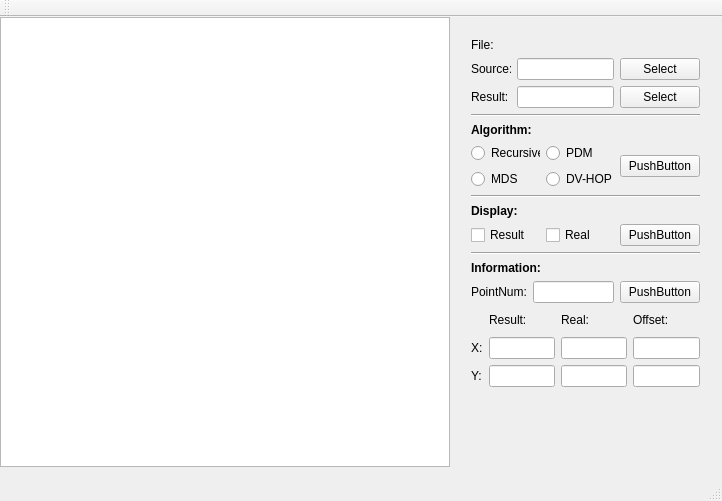
<?xml version="1.0" encoding="UTF-8"?>
<ui version="4.0">
 <class>MainWindow</class>
 <widget class="QMainWindow" name="MainWindow">
  <property name="geometry">
   <rect>
    <x>0</x>
    <y>0</y>
    <width>722</width>
    <height>501</height>
   </rect>
  </property>
  <property name="windowTitle">
   <string>MainWindow</string>
  </property>
  <property name="styleSheet">
   <string notr="true">font: 9pt &quot;Segoe UI&quot;;</string>
  </property>
  <widget class="QWidget" name="centralWidget">
   <widget class="QGraphicsView" name="graphicsView">
    <property name="geometry">
     <rect>
      <x>0</x>
      <y>0</y>
      <width>450</width>
      <height>450</height>
     </rect>
    </property>
   </widget>
   <widget class="QWidget" name="">
    <property name="geometry">
     <rect>
      <x>460</x>
      <y>10</y>
      <width>251</width>
      <height>371</height>
     </rect>
    </property>
    <layout class="QVBoxLayout" name="verticalLayout">
     <item>
      <widget class="QLabel" name="label_9">
       <property name="sizePolicy">
        <sizepolicy hsizetype="Preferred" vsizetype="Fixed">
         <horstretch>0</horstretch>
         <verstretch>0</verstretch>
        </sizepolicy>
       </property>
       <property name="text">
        <string>&lt;html&gt;&lt;head/&gt;&lt;body&gt;&lt;p&gt;&lt;span style=&quot; font-weight:600;&quot;&gt;File:&lt;/span&gt;&lt;/p&gt;&lt;/body&gt;&lt;/html&gt;</string>
       </property>
      </widget>
     </item>
     <item>
      <layout class="QHBoxLayout" name="horizontalLayout">
       <item>
        <widget class="QLabel" name="label">
         <property name="minimumSize">
          <size>
           <width>40</width>
           <height>0</height>
          </size>
         </property>
         <property name="text">
          <string>Source:</string>
         </property>
        </widget>
       </item>
       <item>
        <widget class="QLineEdit" name="sourceFile">
         <property name="enabled">
          <bool>true</bool>
         </property>
         <property name="text">
          <string/>
         </property>
         <property name="readOnly">
          <bool>true</bool>
         </property>
        </widget>
       </item>
       <item>
        <widget class="QPushButton" name="pushButton_5">
         <property name="text">
          <string>Select</string>
         </property>
        </widget>
       </item>
      </layout>
     </item>
     <item>
      <layout class="QHBoxLayout" name="horizontalLayout_2">
       <item>
        <widget class="QLabel" name="label_2">
         <property name="minimumSize">
          <size>
           <width>40</width>
           <height>0</height>
          </size>
         </property>
         <property name="text">
          <string>Result:</string>
         </property>
        </widget>
       </item>
       <item>
        <widget class="QLineEdit" name="resultFile">
         <property name="enabled">
          <bool>true</bool>
         </property>
         <property name="readOnly">
          <bool>true</bool>
         </property>
        </widget>
       </item>
       <item>
        <widget class="QPushButton" name="pushButton_2">
         <property name="text">
          <string>Select</string>
         </property>
        </widget>
       </item>
      </layout>
     </item>
     <item>
      <widget class="Line" name="line">
       <property name="orientation">
        <enum>Qt::Horizontal</enum>
       </property>
      </widget>
     </item>
     <item>
      <widget class="QLabel" name="label_10">
       <property name="sizePolicy">
        <sizepolicy hsizetype="Preferred" vsizetype="Fixed">
         <horstretch>0</horstretch>
         <verstretch>0</verstretch>
        </sizepolicy>
       </property>
       <property name="text">
        <string>&lt;html&gt;&lt;head/&gt;&lt;body&gt;&lt;p&gt;&lt;span style=&quot; font-weight:600;&quot;&gt;Algorithm:&lt;/span&gt;&lt;/p&gt;&lt;/body&gt;&lt;/html&gt;</string>
       </property>
      </widget>
     </item>
     <item>
      <layout class="QHBoxLayout" name="horizontalLayout_4">
       <item>
        <layout class="QGridLayout" name="gridLayout_2">
         <item row="0" column="0">
          <widget class="QRadioButton" name="radioButton">
           <property name="sizePolicy">
            <sizepolicy hsizetype="Maximum" vsizetype="Maximum">
             <horstretch>0</horstretch>
             <verstretch>0</verstretch>
            </sizepolicy>
           </property>
           <property name="text">
            <string>Recursive</string>
           </property>
          </widget>
         </item>
         <item row="0" column="1">
          <widget class="QRadioButton" name="radioButton_3">
           <property name="text">
            <string>PDM</string>
           </property>
          </widget>
         </item>
         <item row="1" column="0">
          <widget class="QRadioButton" name="radioButton_4">
           <property name="text">
            <string>MDS</string>
           </property>
          </widget>
         </item>
         <item row="1" column="1">
          <widget class="QRadioButton" name="radioButton_2">
           <property name="text">
            <string>DV-HOP</string>
           </property>
          </widget>
         </item>
        </layout>
       </item>
       <item>
        <widget class="QPushButton" name="pushButton_3">
         <property name="sizePolicy">
          <sizepolicy hsizetype="Fixed" vsizetype="Fixed">
           <horstretch>0</horstretch>
           <verstretch>0</verstretch>
          </sizepolicy>
         </property>
         <property name="text">
          <string>PushButton</string>
         </property>
        </widget>
       </item>
      </layout>
     </item>
     <item>
      <widget class="Line" name="line_2">
       <property name="orientation">
        <enum>Qt::Horizontal</enum>
       </property>
      </widget>
     </item>
     <item>
      <widget class="QLabel" name="label_11">
       <property name="sizePolicy">
        <sizepolicy hsizetype="Preferred" vsizetype="Fixed">
         <horstretch>0</horstretch>
         <verstretch>0</verstretch>
        </sizepolicy>
       </property>
       <property name="text">
        <string>&lt;html&gt;&lt;head/&gt;&lt;body&gt;&lt;p&gt;&lt;span style=&quot; font-weight:600;&quot;&gt;Display:&lt;/span&gt;&lt;/p&gt;&lt;/body&gt;&lt;/html&gt;</string>
       </property>
      </widget>
     </item>
     <item>
      <layout class="QHBoxLayout" name="horizontalLayout_5">
       <item>
        <layout class="QHBoxLayout" name="horizontalLayout_3">
         <item>
          <widget class="QCheckBox" name="addResult">
           <property name="text">
            <string>Result</string>
           </property>
          </widget>
         </item>
         <item>
          <widget class="QCheckBox" name="addReal">
           <property name="text">
            <string>Real</string>
           </property>
          </widget>
         </item>
        </layout>
       </item>
       <item>
        <widget class="QPushButton" name="pushButton">
         <property name="sizePolicy">
          <sizepolicy hsizetype="Fixed" vsizetype="Fixed">
           <horstretch>0</horstretch>
           <verstretch>0</verstretch>
          </sizepolicy>
         </property>
         <property name="text">
          <string>PushButton</string>
         </property>
        </widget>
       </item>
      </layout>
     </item>
     <item>
      <widget class="Line" name="line_3">
       <property name="orientation">
        <enum>Qt::Horizontal</enum>
       </property>
      </widget>
     </item>
     <item>
      <widget class="QLabel" name="label_12">
       <property name="sizePolicy">
        <sizepolicy hsizetype="Preferred" vsizetype="Fixed">
         <horstretch>0</horstretch>
         <verstretch>0</verstretch>
        </sizepolicy>
       </property>
       <property name="text">
        <string>&lt;html&gt;&lt;head/&gt;&lt;body&gt;&lt;p&gt;&lt;span style=&quot; font-weight:600;&quot;&gt;Information:&lt;/span&gt;&lt;/p&gt;&lt;/body&gt;&lt;/html&gt;</string>
       </property>
      </widget>
     </item>
     <item>
      <layout class="QHBoxLayout" name="horizontalLayout_6">
       <item>
        <widget class="QLabel" name="label_3">
         <property name="text">
          <string>PointNum:</string>
         </property>
        </widget>
       </item>
       <item>
        <widget class="QLineEdit" name="pointNum"/>
       </item>
       <item>
        <widget class="QPushButton" name="pushButton_4">
         <property name="text">
          <string>PushButton</string>
         </property>
        </widget>
       </item>
      </layout>
     </item>
     <item>
      <layout class="QGridLayout" name="gridLayout">
       <item row="1" column="2">
        <widget class="QLineEdit" name="realX">
         <property name="enabled">
          <bool>true</bool>
         </property>
         <property name="sizePolicy">
          <sizepolicy hsizetype="Minimum" vsizetype="Fixed">
           <horstretch>0</horstretch>
           <verstretch>0</verstretch>
          </sizepolicy>
         </property>
         <property name="readOnly">
          <bool>true</bool>
         </property>
        </widget>
       </item>
       <item row="0" column="2">
        <widget class="QLabel" name="label_5">
         <property name="text">
          <string>Real:</string>
         </property>
        </widget>
       </item>
       <item row="1" column="3">
        <widget class="QLineEdit" name="offsetX">
         <property name="sizePolicy">
          <sizepolicy hsizetype="Minimum" vsizetype="Fixed">
           <horstretch>0</horstretch>
           <verstretch>0</verstretch>
          </sizepolicy>
         </property>
         <property name="readOnly">
          <bool>true</bool>
         </property>
        </widget>
       </item>
       <item row="2" column="3">
        <widget class="QLineEdit" name="offsetY">
         <property name="sizePolicy">
          <sizepolicy hsizetype="Minimum" vsizetype="Fixed">
           <horstretch>0</horstretch>
           <verstretch>0</verstretch>
          </sizepolicy>
         </property>
         <property name="readOnly">
          <bool>true</bool>
         </property>
        </widget>
       </item>
       <item row="0" column="3">
        <widget class="QLabel" name="label_6">
         <property name="text">
          <string>Offset:</string>
         </property>
        </widget>
       </item>
       <item row="0" column="1">
        <widget class="QLabel" name="label_4">
         <property name="text">
          <string>Result:</string>
         </property>
        </widget>
       </item>
       <item row="2" column="1">
        <widget class="QLineEdit" name="resultY">
         <property name="sizePolicy">
          <sizepolicy hsizetype="Minimum" vsizetype="Fixed">
           <horstretch>0</horstretch>
           <verstretch>0</verstretch>
          </sizepolicy>
         </property>
         <property name="readOnly">
          <bool>true</bool>
         </property>
        </widget>
       </item>
       <item row="1" column="1">
        <widget class="QLineEdit" name="resultX">
         <property name="sizePolicy">
          <sizepolicy hsizetype="Minimum" vsizetype="Fixed">
           <horstretch>0</horstretch>
           <verstretch>0</verstretch>
          </sizepolicy>
         </property>
         <property name="readOnly">
          <bool>true</bool>
         </property>
        </widget>
       </item>
       <item row="2" column="2">
        <widget class="QLineEdit" name="realY">
         <property name="sizePolicy">
          <sizepolicy hsizetype="Minimum" vsizetype="Fixed">
           <horstretch>0</horstretch>
           <verstretch>0</verstretch>
          </sizepolicy>
         </property>
         <property name="readOnly">
          <bool>true</bool>
         </property>
        </widget>
       </item>
       <item row="1" column="0">
        <widget class="QLabel" name="label_7">
         <property name="text">
          <string>X:</string>
         </property>
        </widget>
       </item>
       <item row="2" column="0">
        <widget class="QLabel" name="label_8">
         <property name="text">
          <string>Y:</string>
         </property>
        </widget>
       </item>
      </layout>
     </item>
    </layout>
   </widget>
  </widget>
  <widget class="QMenuBar" name="menuBar">
   <property name="geometry">
    <rect>
     <x>0</x>
     <y>0</y>
     <width>722</width>
     <height>21</height>
    </rect>
   </property>
  </widget>
  <widget class="QToolBar" name="mainToolBar">
   <attribute name="toolBarArea">
    <enum>TopToolBarArea</enum>
   </attribute>
   <attribute name="toolBarBreak">
    <bool>false</bool>
   </attribute>
  </widget>
  <widget class="QStatusBar" name="statusBar"/>
 </widget>
 <layoutdefault spacing="6" margin="11"/>
 <resources/>
 <connections/>
</ui>
